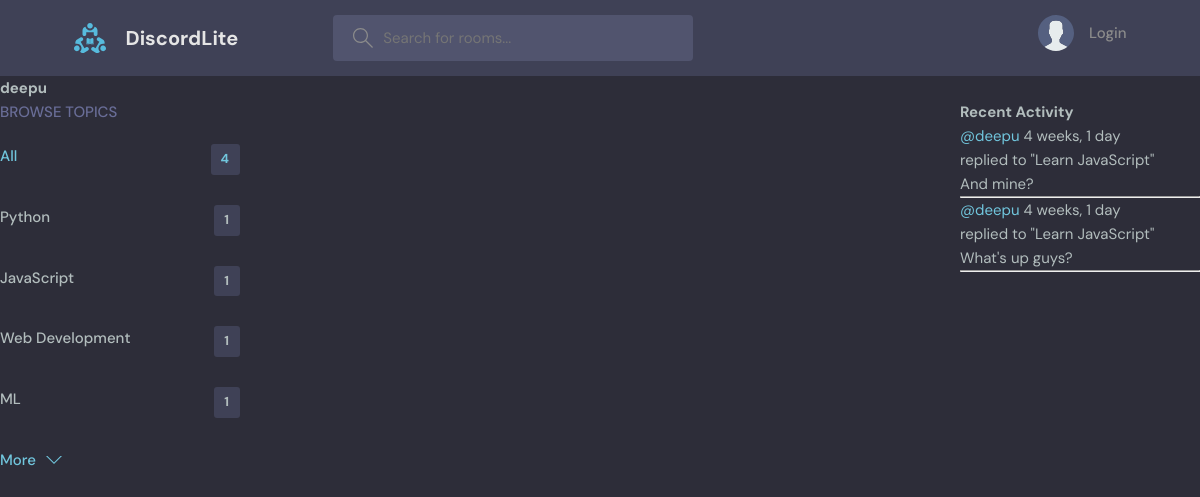
Screenshot of /profile/3/ with the database file from the repository.
### base/models.py (models this page shows, shortened)
class Topic(models.Model):
    name = models.CharField(max_length=200)

class Message(models.Model):
    user = models.ForeignKey(User, on_delete=models.CASCADE)
    room = models.ForeignKey(Room, on_delete=models.CASCADE)
    body = models.TextField()
    updated = models.DateTimeField(auto_now=True)
    created = models.DateTimeField(auto_now_add=True)
    class Meta:
        ordering = ["-updated", "-created"]
    def __str__(self):
        return self.body[:50]

class Room(models.Model):
    host = models.ForeignKey(User, on_delete=models.SET_NULL, null=True)
    topic = models.ForeignKey(Topic, on_delete=models.SET_NULL, null=True)
    name = models.CharField(max_length=200)
    description = models.TextField(null=True, blank=True)
    participants = models.ManyToManyField(
        User, related_name='participants', blank=True)
    updated = models.DateTimeField(auto_now=True)
    created = models.DateTimeField(auto_now_add=True)
    class Meta:
        ordering = ["-updated", "-created"]
    def __str__(self):
        return self.name

### base/views.py (the view)
# urls.py: path('profile/<str:pk>/', views.userProfile, name='user-profile'),
def userProfile(request, pk):
    user = User.objects.get(id=pk)
    rooms_list = user.room_set.all()
    room_messages = user.message_set.all()
    topics = Topic.objects.all()
    context = {'user': user, 'rooms_list': rooms_list,
               'room_messages': room_messages, 'topics': topics}
    return render(request, 'base/profile.html', context)

### base/templates/base/profile.html (shortened to what this page needs)
{% extends 'main.html' %} {% block content %}
<h1>{{user.username}}</h1>
<div class="profile-container">
    <div>{% include 'base/topics_component.html'%}</div>
    <div>{% include 'base/feed_component.html'%}</div>
    <div>{% include 'base/activity_component.html' %}</div>
</div>
{% endblock content%}

### base/templates/base/topics_component.html
<div class="topics">
    <div class="topics__header">
        <h2>Browse Topics</h2>
    </div>
    <ul class="topics__list">
        <li>
            <a href="{% url 'home' %}" class="active"
                >All <span>{{ topics.count }}</span></a
            >
        </li>
        {% for topic in topics %}
        <li>
            <a href="{% url 'home' %}?q={{topic.name}}"
                >{{topic.name}}<span>{{ topic.room_set.all.count }}</span></a
            >
        </li>
        {% endfor %}
    </ul>
    <a class="btn btn--link" href="topics.html">
        More
        <svg
            version="1.1"
            xmlns="http://www.w3.org/2000/svg"
            width="32"
            height="32"
            viewBox="0 0 32 32"
        >
            <title>chevron-down</title>
            <path d="M16 21l-13-13h-3l16 16 16-16h-3l-13 13z"></path>
        </svg>
    </a>
</div>

### base/templates/base/activity_component.html (shortened to what this page needs)
<h3>Recent Activity</h3>
{% for message in room_messages %}
<div>
    <small>
        <a href="{% url 'user-profile' message.user.id %}">@{{message.user}}</a>
        {{message.created|timesince}}
    </small>
    <br />
    <small>replied to "{{message.room}}"</small>
    <p>{{message}}</p>
    <hr />
</div>
{% endfor %}

### static/styles/style.css (style rules this page uses)
:root { --color-main: #71c6dd; --color-main-light: #e1f6fb; --color-dark: #3f4156; --color-dark-medium: #51546e; --color-dark-light: #696d97; --color-light: #e5e5e5; --color-gray: #8b8b8b; --color-light-gray: #b2bdbd; --color-bg: #2d2d39; --color-success: #5dd693; --color-error: #fc4b0b; }
* { font-family: "DM Sans", -apple-system, BlinkMacSystemFont, "Segoe UI", Roboto, Oxygen, Ubuntu, Cantarell, "Open Sans", "Helvetica Neue", sans-serif; margin: 0; padding: 0; box-sizing: border-box; text-rendering: optimizeLegibility; font-size: inherit; }
html { font-size: 56.25%; }
@media only screen and (min-width: 1200px) { html { font-size: 62.5%; } }
body { line-height: 1.6; font-weight: 400; font-size: 1.5rem; color: var(--color-light-gray); background-color: var(--color-bg); min-height: 100vh; }
a { display: inline-block; color: var(--color-main); text-decoration: none; }
.btn { background-color: transparent; border: none; display: inline-flex; align-items: center; gap: 1rem; cursor: pointer; transition: all ease-in-out 0.3s; padding: 1rem 2rem; border-radius: 5px; box-shadow: 1px 1px 3px 1px rgba(0, 0, 0, 0.15); font-weight: 500; }
.btn--link { border-radius: 0; padding: 0; color: var(--color-main); box-shadow: none; }
.btn > svg { fill: currentColor; width: 1.6rem; height: 1.6rem; }
.topics__header { margin-bottom: 2rem; }
.topics__header h2 { text-transform: uppercase; font-weight: 500; color: var(--color-dark-light); }
.topics__list { list-style: none; }
.topics__list li a { display: flex; justify-content: space-between; margin-bottom: 3rem; font-weight: 500; color: var(--color-light-gray); transition: all 0.3s ease-in-out; }
.topics__list li a.active, .topics__list li a:hover { color: var(--color-main); }
.topics__list li a span { padding: 0.5rem 1rem; background-color: var(--color-dark); border-radius: 3px; font-size: 1.3rem; font-weight: 700; letter-spacing: 1px; }

### base/templates/base/profile.html (style rules this page uses)
.profile-container { display: grid; grid-template-columns: 1fr 3fr 1fr; }

### rows the page displays
Topic: name "Python", room_set.all.count "1"
Topic: name "JavaScript", room_set.all.count "1"
Topic: name "Web Development", room_set.all.count "1"
Topic: name "ML", room_set.all.count "1"
Message: user "deepu", created "4 weeks, 1 day", room "Learn JavaScript", body "And mine?"
Message: user "deepu", created "4 weeks, 1 day", room "Learn JavaScript", body "What's up guys?"

### other values shown
{{ user.username }} "deepu"
{{ topics.count }} "4"
